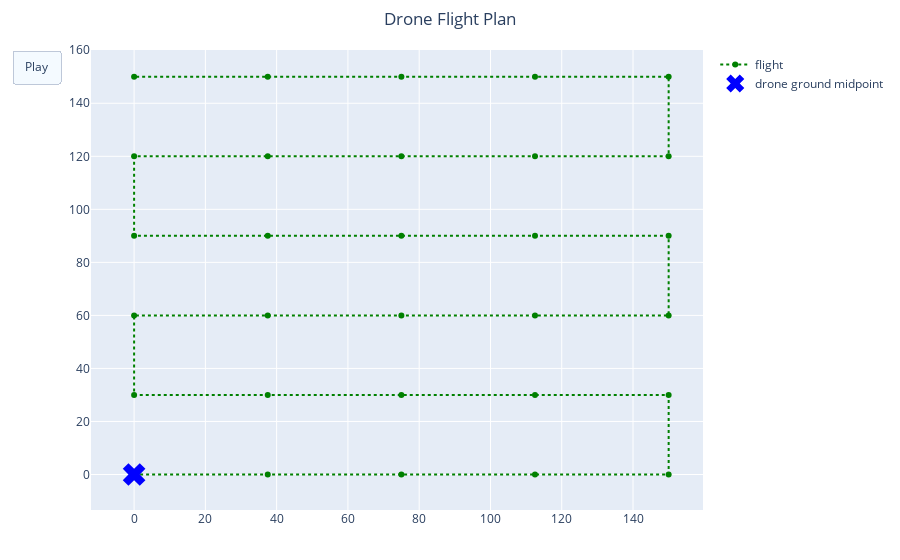

Write notebook code for a chart like this one.
### Code cell
camera_ = copy.deepcopy(camera_x10)
dataset_spec_ = copy.deepcopy(dataset_spec)


dataset_spec_.height = 100


print(camera_, dataset_spec_)
print("Original Speed", compute_speed_during_photo_capture(camera_x10,dataset_spec))
print("Increased speed: ", compute_speed_during_photo_capture(camera_,dataset_spec_))
print("Original Footprint", compute_image_footprint_on_surface(camera_x10, dataset_spec.height))
print("Increased Footprint", compute_image_footprint_on_surface(camera_, dataset_spec_.height))
print("Original GSD", compute_ground_sampling_distance(camera_x10, dataset_spec.height))
print("Increased GSD", compute_ground_sampling_distance(camera_, dataset_spec_.height))
print("Original Distance between images", compute_distance_between_images(camera_x10, dataset_spec))
print("Increased Distance between images", compute_distance_between_images(camera_, dataset_spec_))

fig = plot_photo_plan(generate_photo_plan_on_grid(camera_, dataset_spec_))
fig.show()

### Figure 1 — Plotly figure (JSON) as saved in the notebook; plotly's stock layout.template omitted (floating-point values rounded to 4 significant figures)
{"data": [{"line": {"dash": "dot"}, "marker": {"color": "green"}, "mode": "lines+markers", "name": "flight", "type": "scatter", "x": [0, 37.5, 75, 112.5, 150, 150, 112.5, 75, 37.5, 0, 0, 37.5, 75, 112.5, 150, 150, 112.5, 75, 37.5, 0, 0, 37.5, 75, 112.5, 150, 150, 112.5, 75, 37.5, 0], "y": [0, 0, 0, 0, 0, 30, 30, 30, 30, 30, 60, 60, 60, 60, 60, 90, 90, 90, 90, 90, 120, 120, 120, 120, 120, 150, 150, 150, 150, 150]}, {"marker": {"color": "blue", "size": 20, "symbol": "x-dot"}, "mode": "markers", "name": "drone ground midpoint", "text": ["10.1244087345299", "10.1244087345299", "10.1244087345299", "10.1244087345299", "10.1244087345299", "10.1244087345299", "10.1244087345299", "10.1244087345299", "10.1244087345299", "10.1244087345299", "10.1244087345299", "10.1244087345299", "10.1244087345299", "10.1244087345299", "10.1244087345299", "10.1244087345299", "10.1244087345299", "10.1244087345299", "10.1244087345299", "10.1244087345299", "10.1244087345299", "10.1244087345299", "10.1244087345299", "10.1244087345299", "10.1244087345299", "10.1244087345299", "10.1244087345299", "10.1244087345299", "10.1244087345299", "10.1244087345299"], "type": "scatter", "x": [0], "y": [0]}], "layout": {"margin": {"b": 50, "l": 50, "r": 50, "t": 50}, "title": {"text": "Drone Flight Plan", "x": 0.5}, "updatemenus": [{"buttons": [{"args": [null, {"frame": {"duration": 1000, "redraw": false}, "fromcurrent": true, "transition": {"duration": 1000}}], "label": "Play", "method": "animate"}], "type": "buttons"}], "xaxis": {"autorange": true, "range": [0, 0], "zeroline": false}, "yaxis": {"autorange": true, "range": [0, 150], "zeroline": false}}}
